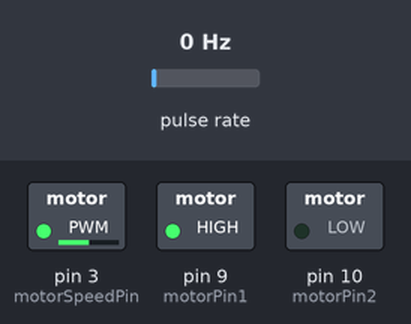
Recording of a sketch running on a simulated Arduino Uno, built with avr-gcc and run on an emulated ATmega328P. Parts: switched loads named in the sketch (green lamp = pin HIGH). Wiring (inferred from the names in the program): pulse sensor: data pin 2. Inputs (shaded band) come from the test bench; at power-on: pulse rate 0 Hz. What the sketch prints to the serial monitor is not drawn.

Above: at 0.1 s.
Timing chart, 0 to 1.6 s (numbered marks = the images above):
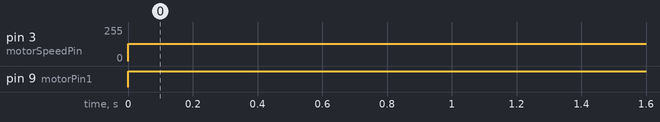

Measured:
- by itself, pin 3 (motorSpeedPin): 0/255 → 128/255 at 0.00 s
- by itself, pin 9 (motorPin1): LOW → HIGH at 0.00 s

The sketch:

126.ino
```cpp
volatile int encoderValue = 0;  // Variable to store encoder counts
const int encoderPin = 2;       // Encoder output connected to digital pin 2

const int motorPin1 = 9;        // Motor control pin 1
const int motorPin2 = 10;       // Motor control pin 2
const int motorSpeedPin = 3;    // PWM pin for motor speed control

void setup() {
  // Set up the motor control pins as outputs
  pinMode(motorPin1, OUTPUT);
  pinMode(motorPin2, OUTPUT);
  pinMode(motorSpeedPin, OUTPUT);

  // Set up the encoder pin as an input
  pinMode(encoderPin, INPUT);

  // Attach interrupt to the encoder pin
  attachInterrupt(digitalPinToInterrupt(encoderPin), encoderISR, RISING);

  // Initialize serial communication
  Serial.begin(9600);
}

void loop() {
  // Control the motor
  analogWrite(motorSpeedPin, 128);  // Set motor speed (0-255)
  digitalWrite(motorPin1, HIGH);    // Set motor direction
  digitalWrite(motorPin2, LOW);

  // Print the encoder value
  Serial.print("Encoder Value: ");
  Serial.println(encoderValue);

  delay(100);  // Delay for readability
}

// Interrupt service routine for encoder
void encoderISR() {
  encoderValue++;  // Increment encoder value on each pulse
}
```
